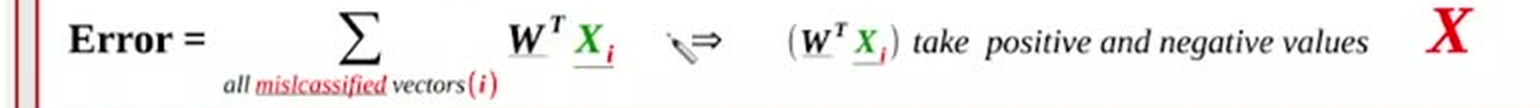
#> input picture videos/machine-learning/09_introduction_to_neural_networks/sources/docparse_cascades/slide_003/crops/slide_003.crop01__formula.png, 1540 x 108 px, given in place of slide_008.jpg, which was not available
$ python measure_008.py ../../sources/docparse_cascades/slide_003/crops/slide_003.crop01__formula.png
#> lines starting #> are read from the running program, lines starting #| are printed output that depends on the picture; after the words box and inside, x2 and y2 are one past the last pixel; in counts of white or black regions, pixels touching at a corner belong together
#!/usr/bin/env python3
"""Objective pixel measurement: original slide_008.jpg vs current render."""
import sys
from collections import Counter
from PIL import Image
import numpy as np

ORIG = "/home/codespace/ai_llm_slides/videos/machine-learning/09_introduction_to_neural_networks/unique_slides/slide_008.jpg"
REND = sys.argv[1] if len(sys.argv) > 1 else "/home/codespace/ai_llm_slides/videos/machine-learning/09_introduction_to_neural_networks/recreated_pptx/build/slide_008_rendered_resized.png"

COLORS = {
    "yellow_C":  ((241, 196, 15),  (255, 249, 196), 70),
    "orange_Q":  ((230, 126, 34),  (255, 160, 80), 70),
    "green_C1":  ((46, 204, 113),  (120, 230, 170), 70),
    "blue_C2":   ((41, 128, 185),  (110, 170, 220), 70),
    "red_C3":    ((192, 57, 43),   (230, 110, 100), 70),
}


def load(p, size=(960, 540)):
#> called with size = (960, 540)
    im = Image.open(p).convert("RGB")
#> im is the input picture: PIL image 1540x108 RGB; mean R, G, B 242.2, 240.5, 239.2
    if im.size != size:
        im = im.resize(size, Image.LANCZOS)
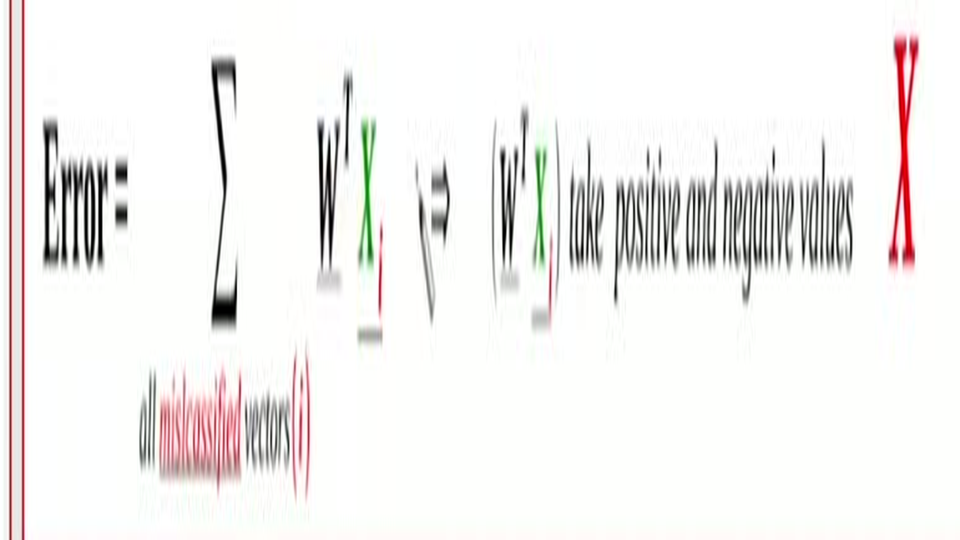
#> im: PIL image 960x540 RGB; mean R, G, B 242.2, 240.5, 239.2
    return np.asarray(im).astype(int)


def mask_for(arr, target, tol):
    d = np.abs(arr - np.array(target)).sum(axis=2)
    return d < tol


def report(name, arr):
#> called with name = 'ORIGINAL'
    print(f"\n=== {name} ({arr.shape[1]}x{arr.shape[0]}) ===")
#| === ORIGINAL (960x540) ===
    for cname, (t1, t2, tol) in COLORS.items():
        m = mask_for(arr, t1, tol) | mask_for(arr, t2, tol)
        n = int(m.sum())
        if n == 0:
            print(f"  {cname:10s} count=0")
            continue
        ys, xs = np.nonzero(m)
        # cluster blobs: label connected components crudely by grid bucketing
        buckets = Counter((int(x // 40), int(y // 40)) for x, y in zip(xs, ys))
        top = buckets.most_common(6)
        print(f"  {cname:10s} count={n:6d} bbox x[{xs.min()},{xs.max()}] y[{ys.min()},{ys.max()}]")
        print(f"             blobs(40px grid): {top}")
#> this loop made 5 passes
#> n on passes 1 to 5: 453777, 0, 228, 0, 2885
#|   yellow_C   count=453777 bbox x[0,959] y[0,539]
#|              blobs(40px grid): [((1, 0), 1600), ((2, 0), 1600), ((3, 0), 1600), ((4, 0), 1600), ((5, 0), 1600), ((6, 0), 1600)]
#|   green_C1   count=   228 bbox x[362,544] y[121,265]
#|              blobs(40px grid): [((9, 5), 46), ((9, 4), 42), ((13, 4), 40), ((9, 3), 29), ((13, 5), 20), ((9, 6), 20)]
#|   red_C3     count=  2885 bbox x[11,917] y[0,539]
#|              blobs(40px grid): [((22, 1), 342), ((5, 10), 261), ((22, 6), 231), ((4, 10), 181), ((22, 5), 170), ((22, 2), 157)]
#> pass 1, in report, `m = mask_for(arr, t1, tol) | mask_for(arr, t2, tol)`:
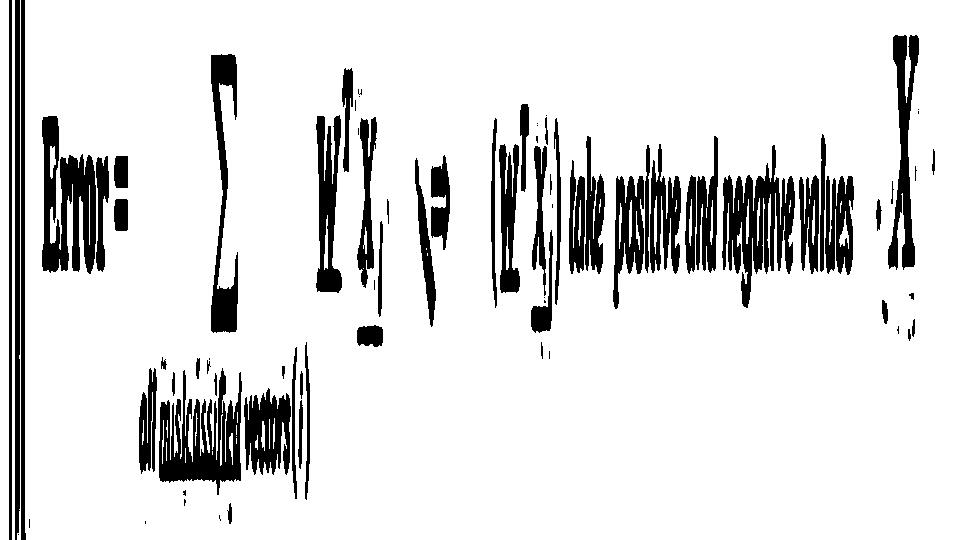
#> m: shape (540, 960) bool; 87.5% white; 82 black regions (24 under 20 px), largest, box (x1, y1, x2, y2) and area: (722, 145, 795, 308) 5443, (159, 368, 242, 495) 5258, (42, 116, 96, 274) 5032
#> after the loop:
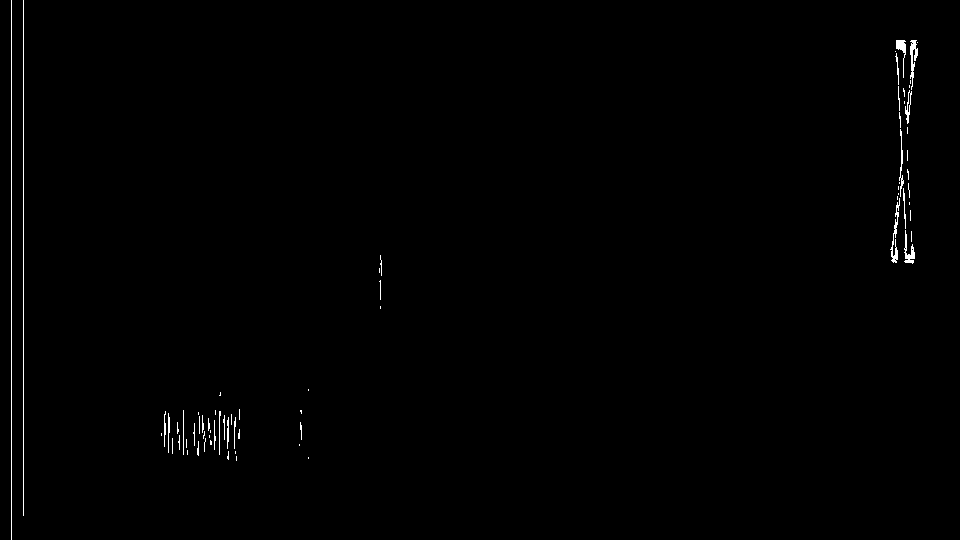
#> m: shape (540, 960) bool; 0.56% white in thin lines or dots
#| === RENDER (960x540) ===
#> the loop in report (call 2), `for cname, (t1, t2, tol) in COLORS.items():` made 5 passes
#|   yellow_C   count=453777 bbox x[0,959] y[0,539]
#|              blobs(40px grid): [((1, 0), 1600), ((2, 0), 1600), ((3, 0), 1600), ((4, 0), 1600), ((5, 0), 1600), ((6, 0), 1600)]
#|   green_C1   count=   228 bbox x[362,544] y[121,265]
#|              blobs(40px grid): [((9, 5), 46), ((9, 4), 42), ((13, 4), 40), ((9, 3), 29), ((13, 5), 20), ((9, 6), 20)]
#|   red_C3     count=  2885 bbox x[11,917] y[0,539]
#|              blobs(40px grid): [((22, 1), 342), ((5, 10), 261), ((22, 6), 231), ((4, 10), 181), ((22, 5), 170), ((22, 2), 157)]
#> pass 3, in mask_for (call 16), `d = np.abs(arr - np.array(target)).sum(axis=2)`:
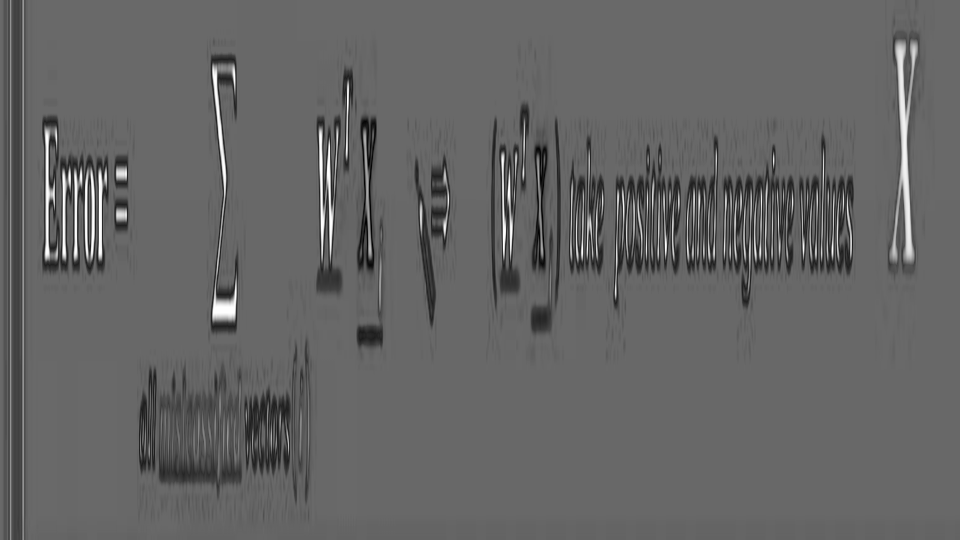
#> d: shape (540, 960) int64; min 50, max 520, mean 236.4; drawn with min black and max white


def title_strip(arr):
    """Measure non-background pixels in title band to detect clipping/overflow."""
    band = arr[10:75, :, :]
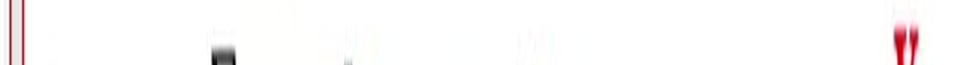
#> band: shape (65, 960, 3) int64; mean of channels 0, 1, 2 252.3, 250, 250.1; drawn as R, G, B
    bg = arr[10:75, 10:80, :].reshape(-1, 3).mean(axis=0)
#> bg = [246.1, 238.3, 238.6]
    d = np.abs(band - bg).sum(axis=2)
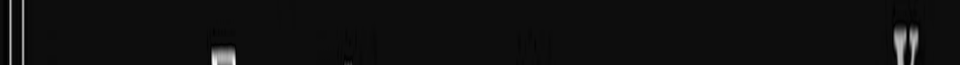
#> d: shape (65, 960) float64; min 2.96, max 720, mean 48.9; drawn with min black and max white
    m = d > 60
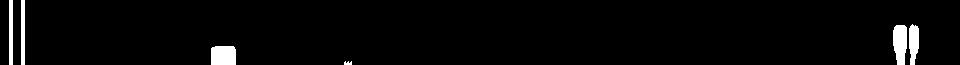
#> m: shape (65, 960) bool; 2.9% white; 6 white regions, box (x1, y1, x2, y2) and area: (893, 25, 907, 65) 471, (211, 46, 236, 65) 466, (909, 24, 919, 65) 326, (9, 0, 13, 65) 260, (21, 0, 25, 65) 260, (344, 61, 352, 65) 25
    ys, xs = np.nonzero(m)
#> ys = 1808 values from 0 to 64; xs = 1808 values, max 918 at index 308, min 9 at index 0, mean 466.1
    if len(xs) == 0:
        print("  title band: empty")
        return
    print(f"  title band ink: x[{xs.min()},{xs.max()}] y[{ys.min()+10},{ys.max()+10}] count={m.sum()}")
#|   title band ink: x[9,918] y[10,74] count=1808
    # row profile to detect cut-off rows
    rows = m.sum(axis=1)
#> rows = 65 values, max 55 at index 48, min 8 at index 0, mean 27.82
    nz = [i + 10 for i, v in enumerate(rows) if v > 0]
#> nz = 65 values from 10 to 74
    print(f"  title ink rows: {nz[0]}..{nz[-1]} (contiguous gap check: "
          f"{'OK' if nz[-1]-nz[0]+1==len(nz) else 'GAPS'})")
#|   title ink rows: 10..74 (contiguous gap check: OK)


orig = load(ORIG)
rend = load(REND)
report("ORIGINAL", orig)
report("RENDER", rend)
print("\n=== title bands ===")
title_strip(orig)
title_strip(rend)
#|   title band ink: x[9,918] y[10,74] count=1808
#|   title ink rows: 10..74 (contiguous gap check: OK)

# overall similarity
d = np.abs(orig - rend).sum(axis=2)
#> d: shape (540, 960) int64; every value is 0
print(f"\nmean abs diff per px: {d.mean():.1f}  pct pixels >90 diff: {(d > 90).mean()*100:.1f}%")
#| mean abs diff per px: 0.0  pct pixels >90 diff: 0.0%
